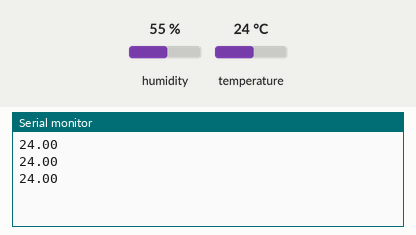
Recording of a sketch running on a simulated Arduino Uno, built with avr-gcc and run on an emulated ATmega328P. On the bench: the last lines printed to the serial monitor. The inputs (shaded band) are chosen by the test bench; at power-on: temperature 24 °C, humidity 55 %.

Above: at 2.8 s.
2.9 s: temperature set to 12 °C
At 5.4 s:
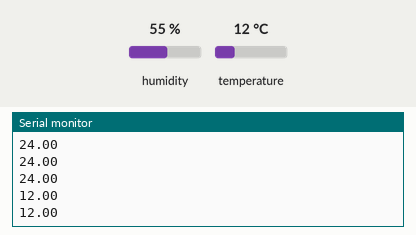
5.6 s: temperature set to 19 °C
At 7.8 s:
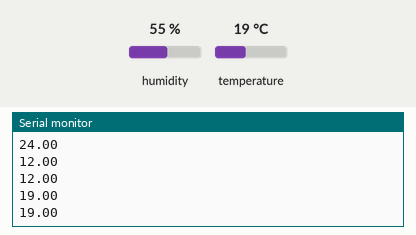
Timing chart, 0 to 9.3 s (numbered marks = the images above; inputs shaded):
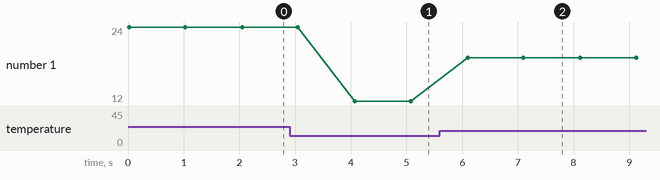

Measured:
- after the input at 2.9 s, the serial monitor: prints a new line after 1.2 s (image 1)
- after the input at 5.6 s, the serial monitor: prints a new line after 0.50 s (image 2)
- plotted number 1: 24 → 12 after the input at 2.9 s, 12 → 19 after the input at 5.6 s

The sketch:

Arduino_DHT11.ino
```cpp
#include "DHT.h"

#define DHTPIN 4     // Digital pin connected to the DHT sensor

#define DHTTYPE DHT11   // DHT 11


DHT dht(DHTPIN, DHTTYPE);

void setup() {
  Serial.begin(9600);
 // Serial.println(F("DHTxx test!"));

  dht.begin();
}

void loop() {
  // Wait a few seconds between measurements.
  //delay(2000);

  // Reading temperature or humidity takes about 250 milliseconds!
  // Sensor readings may also be up to 2 seconds 'old' (its a very slow sensor)
  float h = dht.readHumidity();
  // Read temperature as Celsius (the default)
  float t = dht.readTemperature();
  // Read temperature as Fahrenheit (isFahrenheit = true)
  float f = dht.readTemperature(true);

  // Check if any reads failed and exit early (to try again).
  if (isnan(h) || isnan(t) || isnan(f)) {
    Serial.println(F("Failed to read from DHT sensor!"));
    return;
  }

  // Compute heat index in Fahrenheit (the default)
  float hif = dht.computeHeatIndex(f, h);
  // Compute heat index in Celsius (isFahreheit = false)
  float hic = dht.computeHeatIndex(t, h, false);

//  Serial.print(F(" Humidity: "));
// Serial.print(h);
 // Serial.print(F("%  Temperature: "));
  Serial.println(t);
 // Serial.print(F("C "));
//  Serial.print(f);
//  Serial.print(F("F  Heat index: "));
 // Serial.print(hic);
//  Serial.print(F("C "));
//  Serial.print(hif);
 // Serial.println(F("F"));
 delay(1000);
}
```
